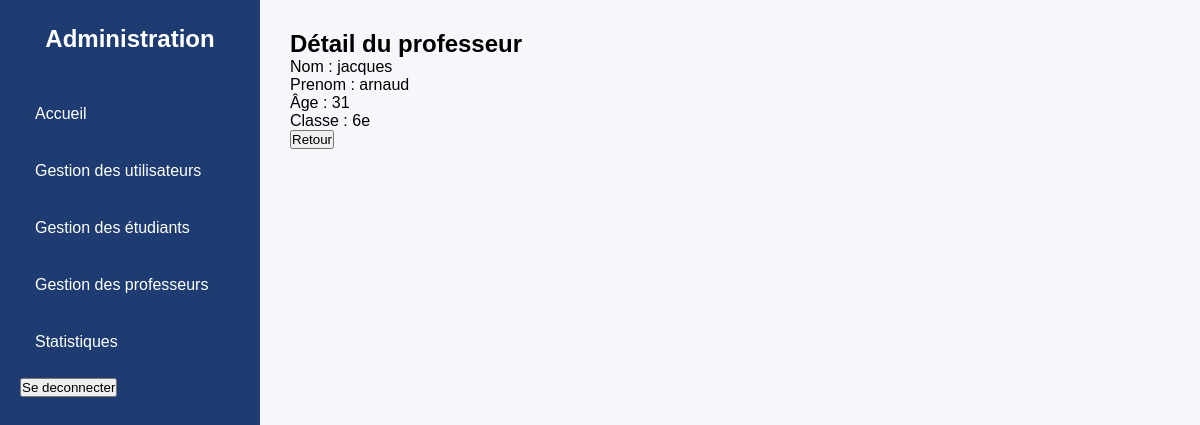
The app's page /professeur/3/detail/ (signed in) with its own data.
### scolarite/models.py (models this page shows, shortened)
class Professeur(models.Model):
    nom       = models.CharField(max_length=100)
    prenom    = models.CharField(max_length=100)
    age       = models.IntegerField(default=0)
    matiere   = models.ForeignKey(Matiere, on_delete=models.SET_NULL, null=True)
    classe    = models.ForeignKey(Classe,  on_delete=models.SET_NULL, null=True)
    id_user   = models.OneToOneField(Utilisateur, on_delete=models.CASCADE,
                                     related_name='professeur', null=True)

class Classe(models.Model):
    nom_classe = models.CharField(max_length=10, unique=True)
    def __str__(self):
        return self.nom_classe

### scolarite/views.py (the view)
# urls.py: path('professeur/<int:pk>/detail/',detail_professeur,name='detail_professeur'),
@role_requis('admin')
def detail_professeur(request , pk):
    professeur = get_object_or_404(Professeur,pk=pk)
    return render(request, "scolarite/admin/detail_prof.html", {
            "professeur": professeur
        })

### scolarite/views.py (called while the page is built)
def role_requis(role):
    def decorateur(vue):
        @wraps(vue)
        @login_required
        def wrapper(request, *args, **kwargs):
            if getattr(request.user, "role", None) != role:
                raise PermissionDenied("Vous n'avez pas l'autorisation d'accéder à cette page.")
            return vue(request, *args, **kwargs)
        return wrapper
    return decorateur

### scolarite/templates/scolarite/admin/detail_prof.html
{% extends "scolarite/admin/base.html" %}
{% block content %}
<h2>Détail du professeur</h2>
<p>Nom : {{ professeur.nom }}</p>
<p>Prenom : {{ professeur.prenom }}</p>
<p>Âge : {{ professeur.age }}</p>
<p>Classe : {{ professeur.classe }}</p>
<form action="{% url 'liste_prof'  %}" method="get">
    <button type="submit">Retour</button>
</form>
{% endblock content %}

### scolarite/static/scolarite/admin/style.css (style rules this page uses)
* { margin:0; padding:0; box-sizing:border-box; font-family:Arial, Helvetica, sans-serif; }

### records on screen
Professeur: nom "jacques", prenom "arnaud", age "31", classe "6e"
